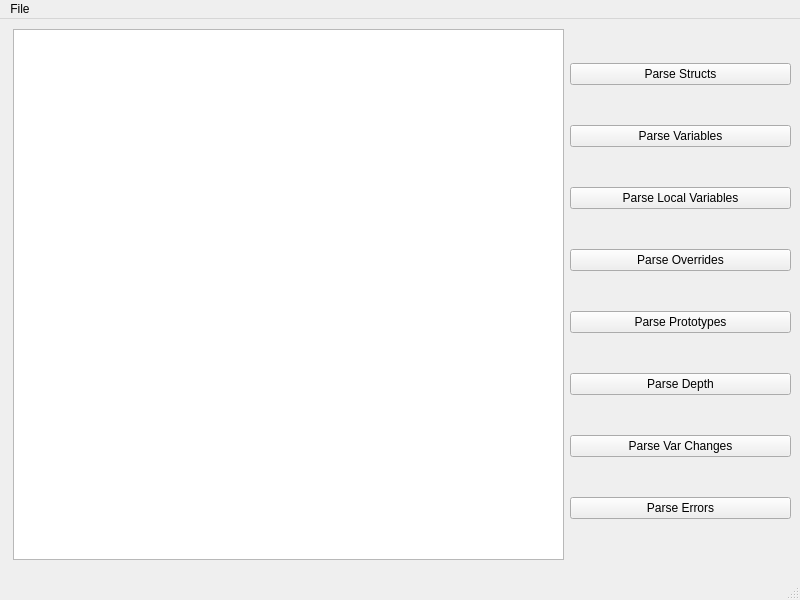
<?xml version="1.0" encoding="UTF-8"?>
<ui version="4.0">
 <class>MainWindow</class>
 <widget class="QMainWindow" name="MainWindow">
  <property name="geometry">
   <rect>
    <x>0</x>
    <y>0</y>
    <width>800</width>
    <height>600</height>
   </rect>
  </property>
  <property name="windowTitle">
   <string>увы, parser</string>
  </property>
  <widget class="QWidget" name="centralwidget">
   <widget class="QTextBrowser" name="textBrowser">
    <property name="geometry">
     <rect>
      <x>13</x>
      <y>10</y>
      <width>551</width>
      <height>531</height>
     </rect>
    </property>
   </widget>
   <widget class="QWidget" name="verticalLayoutWidget">
    <property name="geometry">
     <rect>
      <x>570</x>
      <y>10</y>
      <width>221</width>
      <height>531</height>
     </rect>
    </property>
    <layout class="QVBoxLayout" name="verticalLayout">
     <item>
      <widget class="QPushButton" name="pStructs">
       <property name="text">
        <string>Parse Structs</string>
       </property>
      </widget>
     </item>
     <item>
      <widget class="QPushButton" name="pVar">
       <property name="text">
        <string>Parse Variables</string>
       </property>
      </widget>
     </item>
     <item>
      <widget class="QPushButton" name="pLocVar">
       <property name="text">
        <string>Parse Local Variables</string>
       </property>
      </widget>
     </item>
     <item>
      <widget class="QPushButton" name="pOver">
       <property name="text">
        <string>Parse Overrides</string>
       </property>
      </widget>
     </item>
     <item>
      <widget class="QPushButton" name="pProt">
       <property name="text">
        <string>Parse Prototypes</string>
       </property>
      </widget>
     </item>
     <item>
      <widget class="QPushButton" name="pDep">
       <property name="text">
        <string>Parse Depth</string>
       </property>
      </widget>
     </item>
     <item>
      <widget class="QPushButton" name="pVarChan">
       <property name="text">
        <string>Parse Var Changes</string>
       </property>
      </widget>
     </item>
     <item>
      <widget class="QPushButton" name="pErr">
       <property name="text">
        <string>Parse Errors</string>
       </property>
      </widget>
     </item>
    </layout>
   </widget>
  </widget>
  <widget class="QMenuBar" name="menubar">
   <property name="geometry">
    <rect>
     <x>0</x>
     <y>0</y>
     <width>800</width>
     <height>24</height>
    </rect>
   </property>
   <widget class="QMenu" name="menuFile">
    <property name="title">
     <string>File</string>
    </property>
    <addaction name="actionOpen_File"/>
   </widget>
   <addaction name="menuFile"/>
  </widget>
  <widget class="QStatusBar" name="statusbar"/>
  <action name="actionOpen_File">
   <property name="text">
    <string>Open File</string>
   </property>
  </action>
 </widget>
 <resources/>
 <connections/>
</ui>
